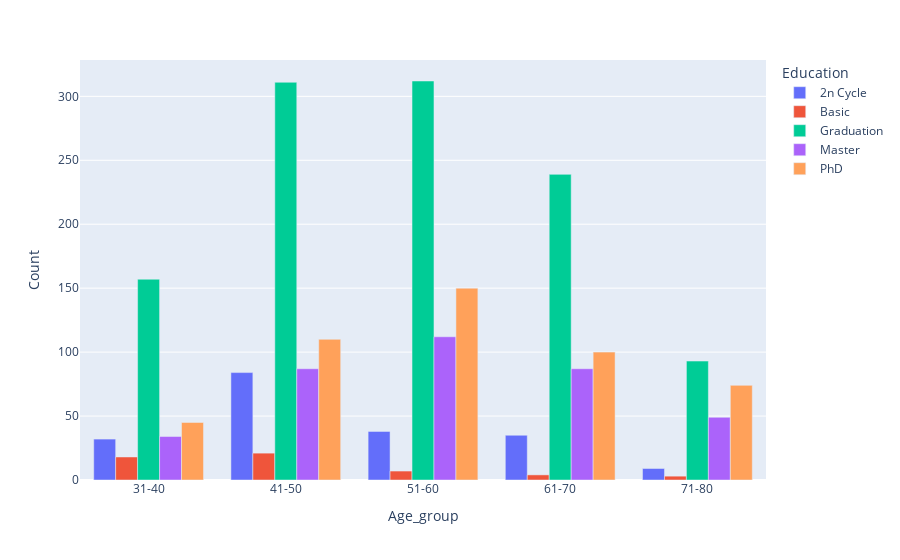

Notebook code for this chart:
### Markdown cell above
Most customers tend to be married.

### Code cell
customers_age_ms_group = df.groupby(["Age_group", "Education"]).size()\
                                                                .reset_index(name="Count")


fig = px.bar(customers_age_ms_group.loc[customers_age_ms_group.Age_group.isin(target_age_groups), :], 
             x="Age_group", y="Count", color="Education", barmode="group")
fig.show()

### Figure 1 — Plotly figure (JSON) as saved in the notebook; plotly's stock layout.template omitted (floating-point values rounded to 4 significant figures)
{"data": [{"alignmentgroup": "True", "hovertemplate": "Education=2n Cycle<br>Age_group=%{x}<br>Count=%{y}<extra></extra>", "legendgroup": "2n Cycle", "marker": {"color": "#636efa", "pattern": {"shape": ""}}, "name": "2n Cycle", "offsetgroup": "2n Cycle", "orientation": "v", "showlegend": true, "textposition": "auto", "type": "bar", "x": ["31-40", "41-50", "51-60", "61-70", "71-80"], "xaxis": "x", "y": [32, 84, 38, 35, 9], "yaxis": "y"}, {"alignmentgroup": "True", "hovertemplate": "Education=Basic<br>Age_group=%{x}<br>Count=%{y}<extra></extra>", "legendgroup": "Basic", "marker": {"color": "#EF553B", "pattern": {"shape": ""}}, "name": "Basic", "offsetgroup": "Basic", "orientation": "v", "showlegend": true, "textposition": "auto", "type": "bar", "x": ["31-40", "41-50", "51-60", "61-70", "71-80"], "xaxis": "x", "y": [18, 21, 7, 4, 3], "yaxis": "y"}, {"alignmentgroup": "True", "hovertemplate": "Education=Graduation<br>Age_group=%{x}<br>Count=%{y}<extra></extra>", "legendgroup": "Graduation", "marker": {"color": "#00cc96", "pattern": {"shape": ""}}, "name": "Graduation", "offsetgroup": "Graduation", "orientation": "v", "showlegend": true, "textposition": "auto", "type": "bar", "x": ["31-40", "41-50", "51-60", "61-70", "71-80"], "xaxis": "x", "y": [157, 311, 312, 239, 93], "yaxis": "y"}, {"alignmentgroup": "True", "hovertemplate": "Education=Master<br>Age_group=%{x}<br>Count=%{y}<extra></extra>", "legendgroup": "Master", "marker": {"color": "#ab63fa", "pattern": {"shape": ""}}, "name": "Master", "offsetgroup": "Master", "orientation": "v", "showlegend": true, "textposition": "auto", "type": "bar", "x": ["31-40", "41-50", "51-60", "61-70", "71-80"], "xaxis": "x", "y": [34, 87, 112, 87, 49], "yaxis": "y"}, {"alignmentgroup": "True", "hovertemplate": "Education=PhD<br>Age_group=%{x}<br>Count=%{y}<extra></extra>", "legendgroup": "PhD", "marker": {"color": "#FFA15A", "pattern": {"shape": ""}}, "name": "PhD", "offsetgroup": "PhD", "orientation": "v", "showlegend": true, "textposition": "auto", "type": "bar", "x": ["31-40", "41-50", "51-60", "61-70", "71-80"], "xaxis": "x", "y": [45, 110, 150, 100, 74], "yaxis": "y"}], "layout": {"barmode": "group", "legend": {"title": {"text": "Education"}, "tracegroupgap": 0}, "margin": {"t": 60}, "xaxis": {"anchor": "y", "domain": [0, 1], "title": {"text": "Age_group"}}, "yaxis": {"anchor": "x", "domain": [0, 1], "title": {"text": "Count"}}}}
